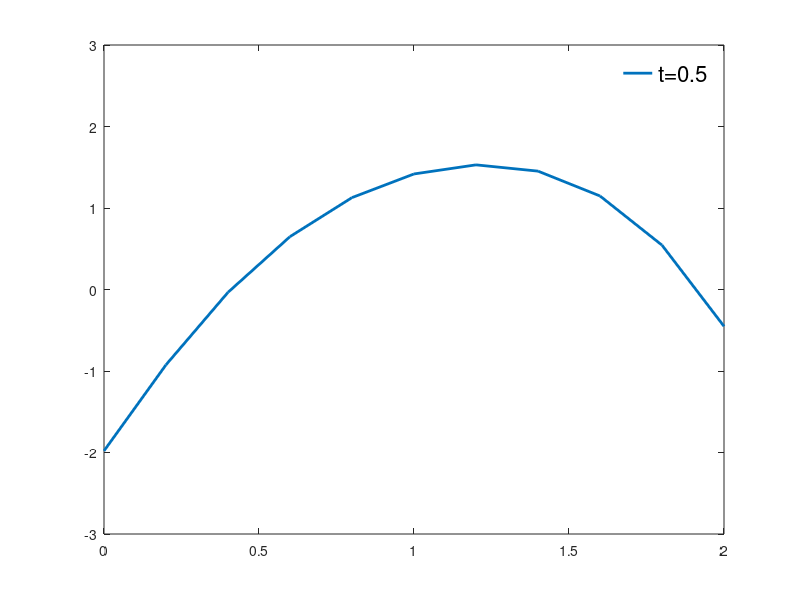

This chart was generated by the following MATLAB code:
clear;

%Problem
h=0.2; 
tau=h ^2/4;
x=0:h:2;
t=0:tau:0.5;
u=zeros(length(t),length(x));

%Filling
u(1,:)=(2-x).*e.^x;
u(:,1)=2*cos (6*t);
u(:,length(x))=t.^2 + 2*sin(7*t);

%Differential scheme
for j =1:length(t)-1
  for i =2:length(x)-1
    u (j +1,i)=(1-2*tau/h^2)*u(j,i) + tau/h^2*(u(j ,i +1) + u(j, i-1));
  end 
end 

%Plotting
for k=1:length(t)
  str= ["t=" num2str(t(k))];
  plot(x,u(k,:),'LineWidth',2,'DisplayName',str);
  axis([0,2,-3,3]);
  lgd=legend;
  legend boxoff
  set(lgd,'FontSize',16);
  pause(0.01);
end 
